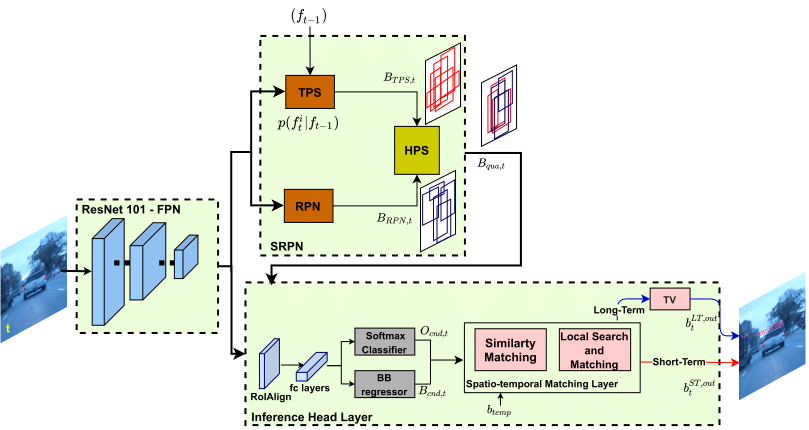
#> input picture TDIOT_GRA-1.png, 1617 x 859 px (shown at 1/2 size); its folder holds only this picture in this run
$ python -i kcf_particle_full_version_1.py   (imports and definitions only)
#> lines starting #> are read from the running program, lines starting #| are printed output that depends on the picture
import numpy as np
import cv2
from .utils import cos_window,gaussian2d_rolled_labels
from .fft_tools import fft2,ifft2

class KCF():
#class KCF(BaseCF):
    def __init__(self, padding=1.5, features='gray',interp_factor=0.001):
        super(KCF).__init__()
        self.padding = padding
        self.lambda_ = 1e-4
        self.features = features
        self.w2c=None
        kernel='gaussian'
        if self.features=='gray' or self.features=='color':
            self.interp_factor=interp_factor
            self.sigma=0.2
            self.cell_size=1
            self.output_sigma_factor=0.1
        else:
            raise NotImplementedError

        self.kernel=kernel


    # [237 lines left out: functions init, reponse_particle_scale, reponse_particle_no_scale, get_weight_particle_max_min_response_L2, get_weight_particle_max_response_L2, get_weight_particle_max_response_L1 and 4 more, not called in this run]


    def update(self,current_frame):

        if self.features == 'gray':
            current_frame = cv2.cvtColor(current_frame, cv2.COLOR_BGR2GRAY)
        if self.features=='color' or self.features=='gray':
            current_frame = current_frame.astype(np.float32) / 255
            z = self._crop(current_frame, self._center, (self.w, self.h))
            z=z-np.mean(z)

        zf = fft2(self._get_windowed(z, self._window))
        responses = self._detection(self.alphaf, self.xf, zf, kernel=self.kernel)

        curr =np.unravel_index(np.argmax(responses, axis=None),responses.shape)

        if curr[0]+1>self.window_size[1]/2:
            dy=curr[0]-self.window_size[1]
        else:
            dy=curr[0]
        if curr[1]+1>self.window_size[0]/2:
            dx=curr[1]-self.window_size[0]
        else:
            dx=curr[1]
        dy,dx=dy*self.cell_size,dx*self.cell_size
        x_c, y_c = self._center
        x_c+= dx
        y_c+= dy
        self._center = (np.floor(x_c), np.floor(y_c))

        if self.features=='color' or self.features=='gray':
            new_x = self._crop(current_frame, self._center, (self.w, self.h))

        new_xf = fft2(self._get_windowed(new_x, self._window))
        self.alphaf = self.interp_factor * self._training(new_xf, self.yf, kernel=self.kernel) + (1 - self.interp_factor) * self.alphaf
        self.xf = self.interp_factor * new_xf + (1 - self.interp_factor) * self.xf

        candidate_bbox= np.array([[(self._center[0] - self.w / 2), (self._center[1] - self.h / 2), self.w, self.h]]).reshape(1,4)
        self.responses_p_arr_max,self.responses_p_arr_min, self.response_particle_bbox, self.response_p_arr_pvpr, self.response_p_arr_psr, self.response_p_arr_epsr = self.reponse_particle_scale(current_frame,candidate_bbox)

        return [(self._center[0] - self.w / 2), (self._center[1] - self.h / 2), self.w, self.h]


    # [49 lines left out: functions _kernel_correlation, _training, _detection, _crop, _get_windowed, not called in this run]

>>> import cv2
>>> picture = cv2.imread('../TDIOT_GRA-1.png')
#> picture is the input picture: shape (859, 1617, 3); mean B, G, R 226.8, 236.1, 230.5
>>> result = KCF().update(picture)
#> in update, `current_frame = cv2.cvtColor(current_frame, cv2.COLOR_BGR2GRAY)`:
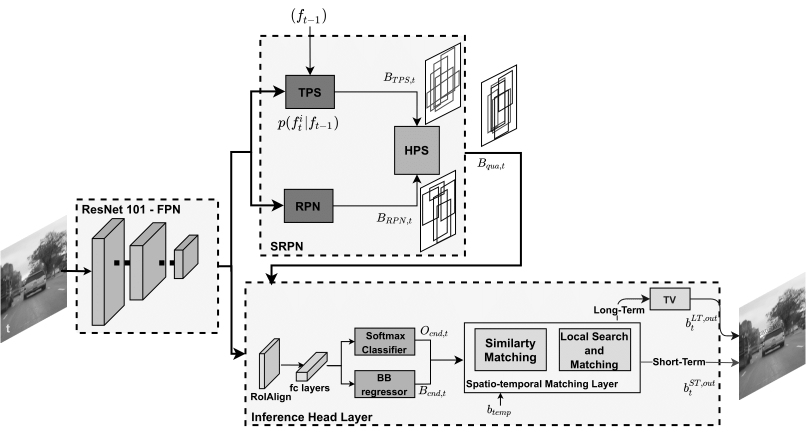
#> current_frame: shape (859, 1617) (shown at 1/2 size); min 0, max 255, mean 233.4
#> (the run stopped early here; a loop or call above may not have finished)
